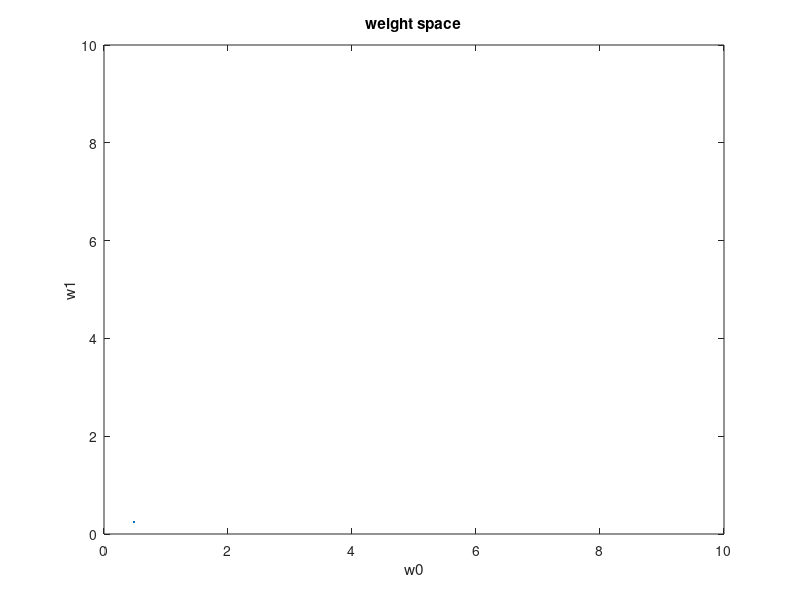

Reproduce this figure in MATLAB.
#! /usr/bin/octave -qf

#
# Here we are comparing 3 different learning algorithms,
# demonstrated on a simple perceptron.
# i)   gradient decsent
# ii)  line-search
# iii) conjugate gradient descent
#


# X' = transposed(X)

exoa = 0;
exob = 0;
exoc = 0;

# Weight vector: w[0=>threshold, 1=>input-weight]
a = 0.5;
global w = [unifrnd(-a, a); unifrnd(-a, a)]

# Output vector: t[trainingSampleId]
global t = [-0.1, 0.5, 0.5]

# Input matrix: X[trainingSampleId][0=>bias, 1=>input]
global input = [-1.0, 0.3, 2.0]
global X = [1.0, 1.0, 1.0; input]


# Returns the neuron's output/activity
function _y = y(x, w)
	_y = w' * x
	_y = _y(1) + _y(2)
endfunction

#function _error = error(y, t)
#	_error = 0.5 * (y - t)^2
#endfunction

# the training error
function _Error = Error()
	global X
	global w
	global t
	_Error = 0.5 * sumsq(w' * X - t);
endfunction

# H = 2XX'
function _H = H()
	global X
	_H = 2 * X * X';
endfunction

# Returns the gradient for the current error
function _gradient = gradient()
	global w
	global X
	global t
	b = -2 * X * t';
	_gradient = H() * w + b;
endfunction

function update_weights_grad_descent(rate, gradient)
	global w;
	w = w - rate * gradient;
endfunction

function update_weights_line_search(gradient)
	global w
	alpha = - (gradient' * gradient ) / (gradient' * H() * gradient);
	w = w + alpha * gradient;
endfunction

#################################
# save w0/1 for plotting
w0 = [w(1)];
w1 = [w(2)];

# 1a) Gradient Descent
if (exoa == 1)
	iterations = 100;
	rate = 0.5;
	for i = 1:iterations
		g = gradient();
		update_weights_grad_descent(rate, g)
		w0(end+1) = w(1);
		w1(end+1) = w(2);
	endfor
endif

# 1b) Line search
if (exob == 1)
	iterations = 15;
	for i = 1:iterations
		g = gradient();
		update_weights_line_search(g)
		w0(end+1) = w(1);
		w1(end+1) = w(2);
	endfor
endif

# 1c) Conjugate Gradient
if (exoc == 1)
	gold = gradient();
	w = -gold;
	d = -gold;
	iterations = 20;
	for i = 1:iterations
		alpha = -(d' * gold) / (d' * H() * d);
		w = w + alpha * d;
		gnew = gradient();
		if (1 == 0)
			break;
		endif
		beta = -(gnew' * gnew) / (gold' * gold);
		d = gnew + beta * d;
		gold = gnew;

		#Error()
		w0(end+1) = w(1);
		w1(end+1) = w(2);
	endfor
endif

plot(w0, w1)
title("weight space")
xlabel("w0");
ylabel("w1");
axis([0 10 0 10])
#legend("uiae");
print("weightsEvolution.png", "-dpng")
